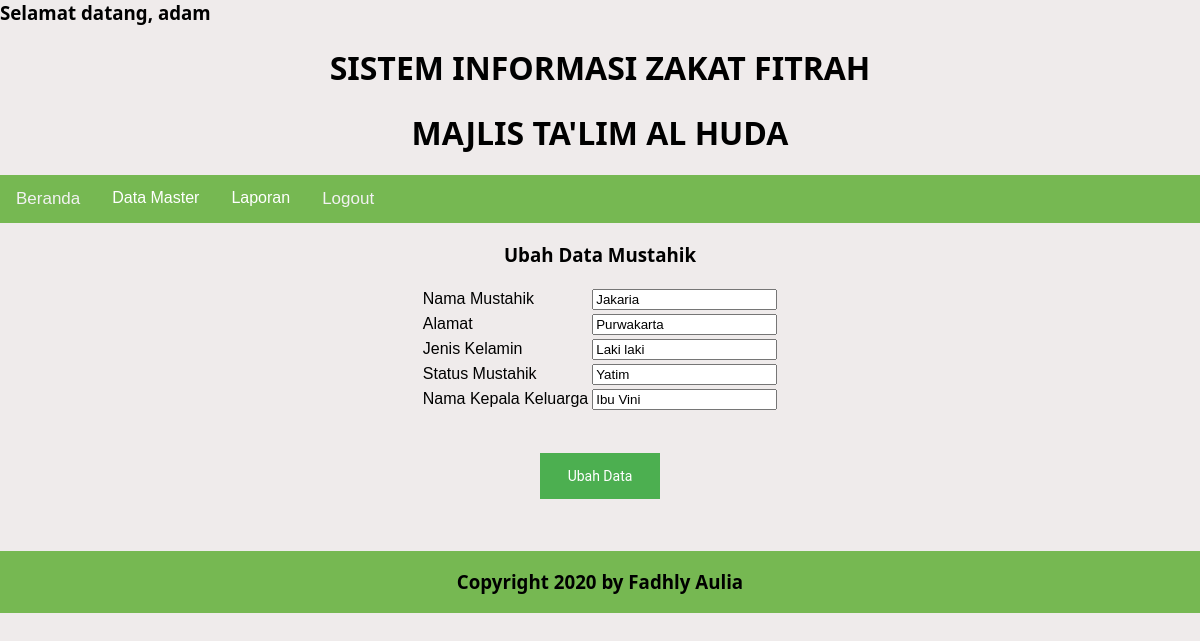
The page /edit_mustahik.php?id=1 (signed in) on the database its author committed.
### tables this page shows
CREATE TABLE `data_mustahik` (
  `id_mustahik` int(11) NOT NULL,
  `nama_mustahik` varchar(200) NOT NULL,
  `alamat` varchar(200) NOT NULL,
  `jenis_kelamin` varchar(200) NOT NULL,
  `status_mustahik` varchar(500) NOT NULL,
  `nama_kk` varchar(500) NOT NULL
);

### edit_mustahik.php (the view, shortened to what this page needs)
<?php
    $id = $_GET['id'];
    ?>
<html>
    <head>
        <link rel = "stylesheet" href="style.css">
    </head>
    <body>
    <h3>Selamat datang, <?php echo $_SESSION["login_user"]; ?></h3>
    <h1>SISTEM INFORMASI ZAKAT FITRAH</h1>
        <h1>MAJLIS TA'LIM AL HUDA</h1>
<div class="topnav">
    <a href="home.php">Beranda</a>
    <div class="subnav">
  <button class="subnavbtn">Data Master<i class="fa fa-caret-down"></i></button>
  </div>
  <div class="subnav">
  <button class="subnavbtn">Laporan<i class="fa fa-caret-down"></i></button>
</div>
  <a href="logout.php">Logout</a>
</div>
<h3 align = center>Ubah Data Mustahik</h3>
    </body>
    <?php
    $data = mysql_query("select * from data_mustahik where id_mustahik=$id");
    while($y=mysql_fetch_array($data)){
        ?>
        <form action="proses_edit_mustahik.php" method="post">
            <table align = center>
                <tr>
                    <td>Nama Mustahik</td>
            <td><input type="text" name = "nama_mustahik" value="<?php echo $y['nama_mustahik'];?>"></td>
                </tr>
                <tr>
                    <td>Alamat</td>
            <td><input type="text" name = "alamat" value="<?php echo $y['alamat'];?>"></td>
                </tr>
                <tr>
                    <td>Jenis Kelamin</td>
            <td><input type="text" name = "jenis_kelamin" value="<?php echo $y['jenis_kelamin'];?>"></td>
                </tr>
                <tr>
                    <td>Status Mustahik</td>
            <td><input type="text" name = "status_mustahik" value="<?php echo $y['status_mustahik'];?>"></td>
                </tr>
                <tr>
                    <td>Nama Kepala Keluarga</td>
            <td><input type="text" name = "nama_kk" value="<?php echo $y['nama_kk'];?>"></td>
                </tr>
                <tr>
            <td><input type="hidden" name = "id_mustahik" value="<?php echo $y['id_mustahik'];?>"></td>
                </tr>
            </table>
            <br><br>
            <center><button>Ubah Data</button></center>
        </form>
        <?php
    }
    ?>
<br><br>
<div class = "topnav">
<h3 align = center>Copyright 2020 by Fadhly Aulia</h3>
</div>
</html>

### style.css (style rules this page uses)
body { margin: 0; font-family: Arial, Helvetica, sans-serif; box-sizing: border-box; background-color: rgba(236, 231, 231, 0.822); }
.topnav { overflow: hidden; background-color: #76b852; position: center; }
.topnav a { float: left; color: #f2f2f2; text-align: center; padding: 14px 16px; text-decoration: none; font-size: 17px; }
.subnav { float: left; overflow: hidden; }
.subnav .subnavbtn { font-size: 16px; border: none; outline: none; color: white; padding: 14px 16px; background-color: inherit; font-family: inherit; margin: 0; }
h3 { color: black; font-family: 'Segoe UI'; }
h1 { text-align: center; color: black; font-family: 'Segoe UI'; }
form button { font-family: "Roboto", sans-serif; outline: 0; background: #4CAF50; width: 10%; border: 0; padding: 15px; color: #FFFFFF; font-size: 14px; -webkit-transition: all 0.3 ease; transition: all 0.3 ease; cursor: pointer; }

### rows shown on the page
data_mustahik: nama_mustahik "Jakaria", alamat "Purwakarta", jenis_kelamin "Laki laki", status_mustahik "Yatim", nama_kk "Ibu Vini"

### other values the page prints
$_SESSION["login_user"] "adam"
